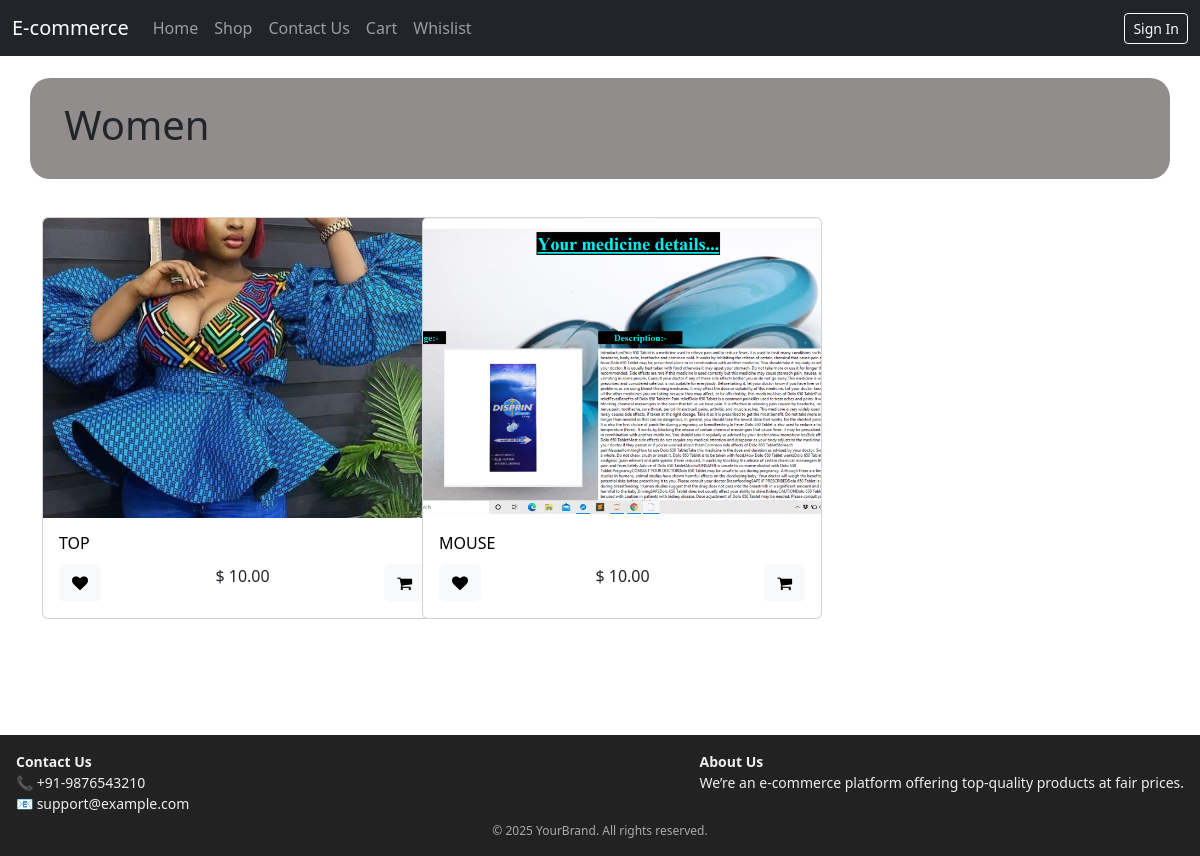
Before: /shop/category/6 with the older database file.
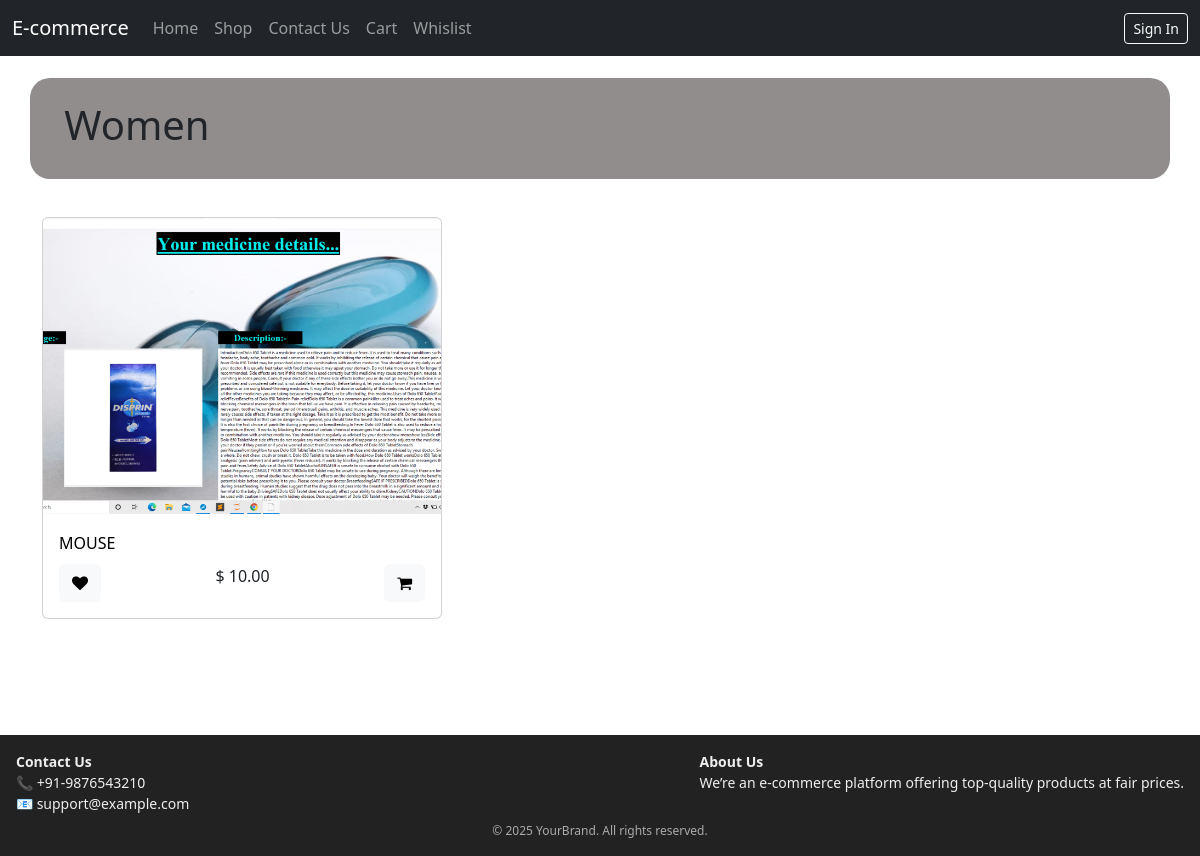
After: the same page with the newer database file.
### shop/models.py (models this page shows, shortened)
class Product(models.Model):
    name = models.CharField(max_length=20, blank=False, null=False)
    price = models.DecimalField(max_digits=10, decimal_places=2, blank=False, null=False, default = 10.00)
    product_image = models.ImageField(upload_to="shop/product", blank=False, null=False)
    category_id = models.ForeignKey(Category, on_delete=models.CASCADE, blank=False, null=False)
    create_date = models.DateTimeField("Create Date",auto_now_add=True)
    published = models.BooleanField(default=False)
    internal_ref = models.CharField(max_length=20, editable=False, unique=True)
    stock = models.IntegerField(default=0)
    description = models.TextField(blank=True, null=True)
    allow_out_of_stock = models.BooleanField(default=False)
    product_type = models.CharField(max_length=20, choices=[('storable', 'Storable'), ('consumable', 'Consumable')], default='storable')

### shop/views.py (the view)
# urls.py: path('category/<int:category_id>', views.category, name='category'),
def category(request, category_id):
    try:
        categoryObj = Category.objects.get(id=category_id)
        productObjs = Product.objects.filter(category_id=category_id,published=True)
        context = {"categoryObj":categoryObj, "productObjs":productObjs}
    except (KeyError, Category.DoesNotExist):
        context = {"msg":"Product not found!!!"}
    return render(request, "shop/category.html", context)

### shop/templates/shop/category.html (shortened to what this page needs)
{% extends "shop/base.html" %}
{% block body %}
<div class="container">
    {% if categoryObj %}
        <div class="row" style="background-color: rgb(37, 29, 29, 00.5);padding: 2%;margin-top: 2%;margin-bottom: 2%;border-radius: 20px;">
            <div class="col-12">
                <h1>{{ categoryObj.name }}</h1>
            </div>
        </div>
        <div class="row" style="margin-bottom: 2%;">
            {% for productObj in productObjs %}
                <div class="col-lg-4">
                    <div class="card-slider d-flex mt-3">
                        <div class="card">
                            <a href="/shop/productDetail/{{ productObj.id }}">
                                <img src="{{ productObj.product_image.url }}" class="card-img-top" alt="{{ productObj.name }}">
                            </a>
                            <div class="card-body">
                                <a href="/shop/productDetail/{{ productObj.id }}" style="text-decoration: none;color:black;">
                                <h6 class="card-title">{{ productObj.name|upper }}</h6>
                                </a>
                                <p class="card-text text-center">$ {{ productObj.price }}
                                <button type="button" role="button" class="btn btn-light text-end" style="float: left;" title="Add to Wishlist">
                                    <span class="fa fa-heart" role="img" aria-label="Add to wishlist"></span>
                                </button>
                                <button type="button" role="button" class="btn btn-light text-end" style="float: right;" title="Add to Cart">
                                    <span class="fa fa-shopping-cart" role="img" aria-label="Add to cart"></span>
                                </button>
                                </p>
                            </div>
                        </div>
                    </div>
                </div>
            {% endfor %}
        </div>
    {% else %}
        <div class="row" style="background-color: rgb(37, 29, 29, 00.5);padding: 2%;margin-top: 2%;margin-bottom: 2%;border-radius: 20px;">
            <div class="col-12">
                <h1>{{ msg }}</h1>
            </div>
        </div>
    {% endif %}
</div>
{% endblock %}

Changed rows visible on the page:
no longer on this page (row edited): Product: product_image (picture), name "TOP", price "10.00"
